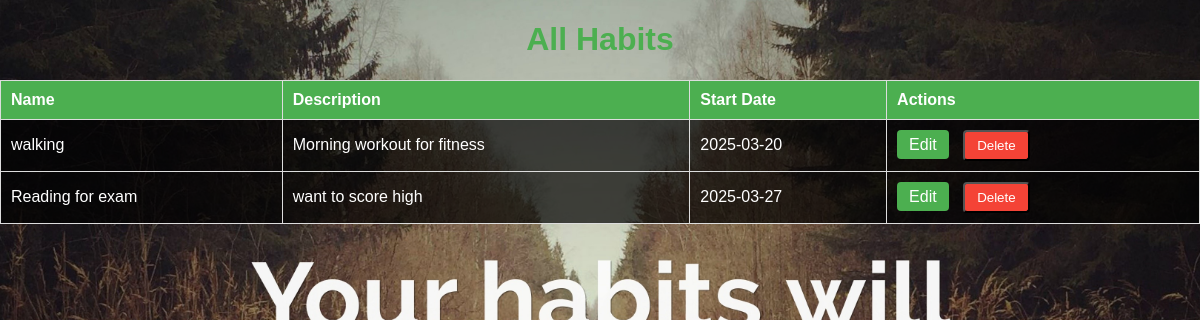
The app's page /all_habits, older data.
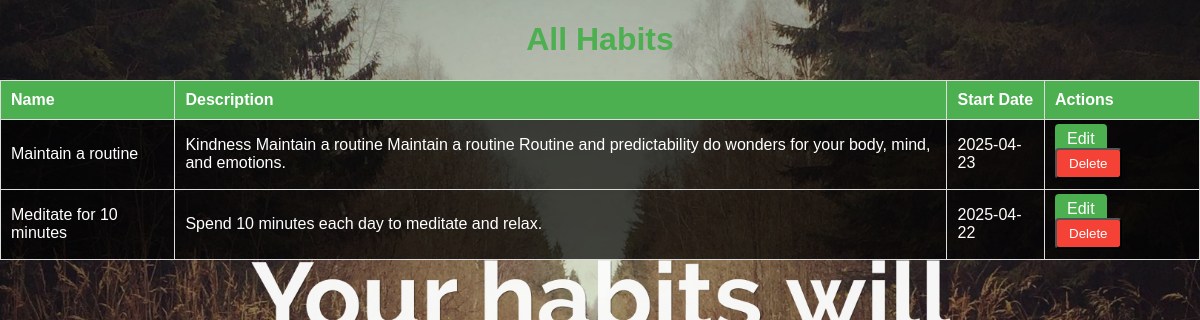
The same page, newer data.
### habit_tracker.py (models this page shows, shortened)
class Habit(db.Model):
    id = db.Column(db.Integer, primary_key=True)
    name = db.Column(db.String(100), nullable=False)
    description = db.Column(db.String(200), nullable=True)
    frequency = db.Column(db.String(50), nullable=False)
    start_date = db.Column(db.String(50), nullable=False, default=datetime.now().strftime("%Y-%m-%d"))
    priority = db.Column(db.String(20), nullable=False, default="Medium")

### habit_tracker.py (the view)
@app.route('/all_habits')
def all_habits():
    habits = Habit.query.all()
    return render_template('all_habits.html', habits=habits)

### habit_tracker.py (called while the page is built)
@app.context_processor
def inject_functions():
    return dict(calculate_streak=calculate_streak)

### templates/all_habits.html (shortened to what this page needs)
<!DOCTYPE html>
<html lang="en">
<head>
</head>
<body>
    <h1>All Habits</h1>
    <table>
        <tr>
            <th>Name</th>
            <th>Description</th>
            <th>Start Date</th>
            <th>Actions</th>
        </tr>
        {% for habit in habits %}
        <tr>
            <td>{{ habit.name }}</td>
            <td>{{ habit.description }}</td>
            <td>{{ habit.start_date }}</td>
            <td>
                <a href="{{ url_for('edit_habit', habit_id=habit.id) }}" class="btn btn-edit">Edit</a>
                <form action="{{ url_for('delete_habit', habit_id=habit.id) }}" method="POST" style="display:inline;">
                    <button type="submit" class="btn btn-delete" onclick="return confirm('Are you sure you want to delete this habit?');">Delete</button>
                </form>
            </td>
        </tr>
        {% endfor %}
    </table>
</body>
</html>

Row changes from the older to the newer data that the page shows:
changed Habit: name "walking" → "Maintain a routine"; description "Morning workout for fitness" → "Kindness Maintain a routine Maintain a routine Routine and predictability do wonders for your body, mind, and emotions."; start_date "2025-03-20" → "2025-04-23"
changed Habit: name "Reading for exam" → "Meditate for 10 minutes"; description "want to score high" → "Spend 10 minutes each day to meditate and relax."; start_date "2025-03-27" → "2025-04-22"
